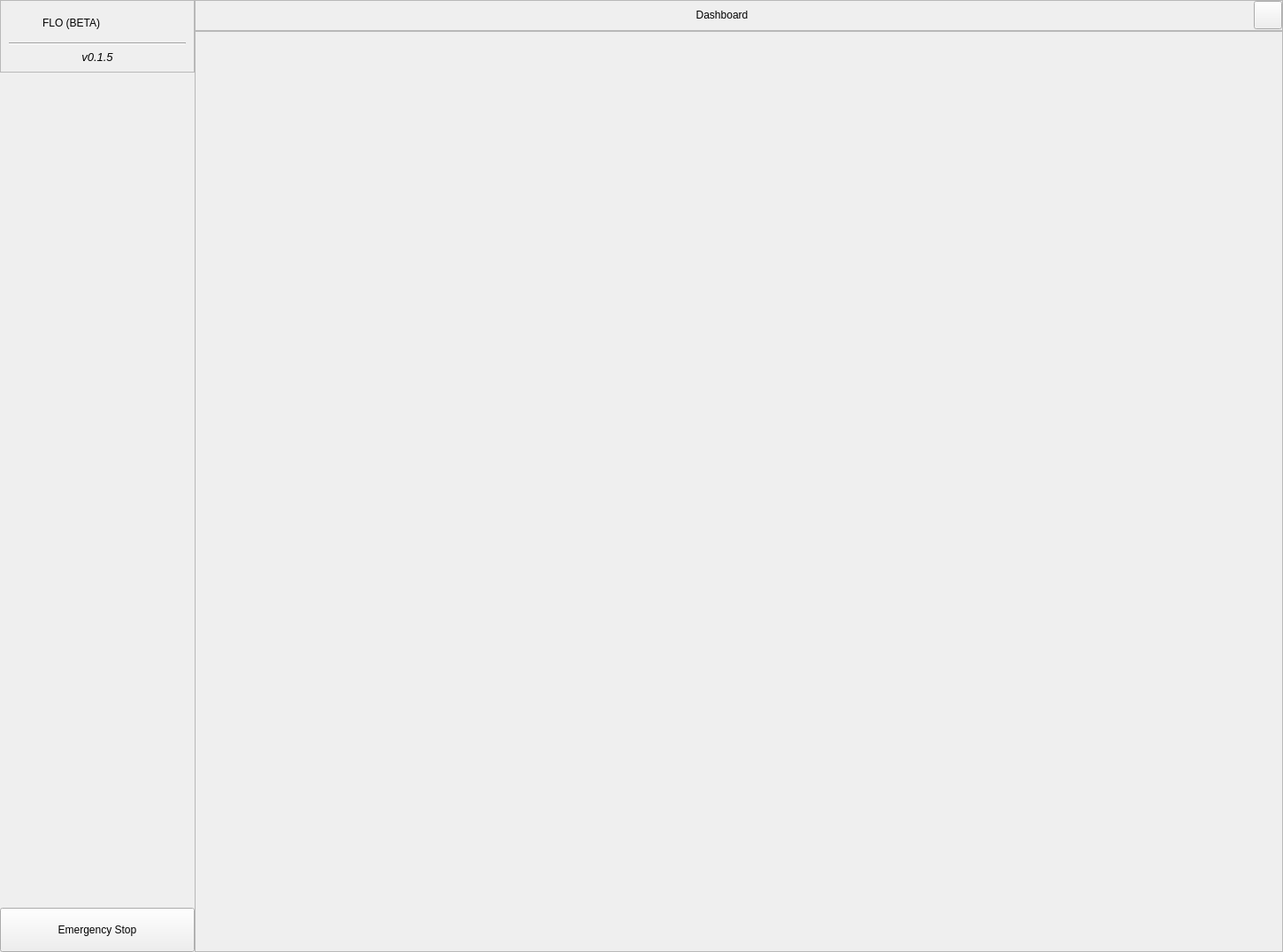
<?xml version="1.0" encoding="UTF-8"?>
<ui version="4.0">
 <class>MainWindow</class>
 <widget class="QMainWindow" name="MainWindow">
  <property name="geometry">
   <rect>
    <x>0</x>
    <y>0</y>
    <width>1450</width>
    <height>1076</height>
   </rect>
  </property>
  <property name="sizePolicy">
   <sizepolicy hsizetype="Preferred" vsizetype="Preferred">
    <horstretch>0</horstretch>
    <verstretch>0</verstretch>
   </sizepolicy>
  </property>
  <property name="windowTitle">
   <string>FLO</string>
  </property>
  <property name="windowIcon">
   <iconset theme="call-stop"/>
  </property>
  <widget class="QWidget" name="centralwidget">
   <layout class="QGridLayout" name="gridLayout_6">
    <property name="leftMargin">
     <number>0</number>
    </property>
    <property name="topMargin">
     <number>0</number>
    </property>
    <property name="rightMargin">
     <number>0</number>
    </property>
    <property name="bottomMargin">
     <number>0</number>
    </property>
    <property name="spacing">
     <number>0</number>
    </property>
    <item row="0" column="1">
     <widget class="QFrame" name="menuBar">
      <property name="minimumSize">
       <size>
        <width>0</width>
        <height>35</height>
       </size>
      </property>
      <property name="maximumSize">
       <size>
        <width>16777215</width>
        <height>35</height>
       </size>
      </property>
      <property name="frameShape">
       <enum>QFrame::StyledPanel</enum>
      </property>
      <property name="frameShadow">
       <enum>QFrame::Raised</enum>
      </property>
      <layout class="QGridLayout" name="gridLayout_39">
       <property name="leftMargin">
        <number>0</number>
       </property>
       <property name="topMargin">
        <number>0</number>
       </property>
       <property name="rightMargin">
        <number>0</number>
       </property>
       <property name="bottomMargin">
        <number>0</number>
       </property>
       <item row="0" column="1">
        <widget class="QToolButton" name="powerButton">
         <property name="minimumSize">
          <size>
           <width>32</width>
           <height>32</height>
          </size>
         </property>
         <property name="focusPolicy">
          <enum>Qt::NoFocus</enum>
         </property>
         <property name="text">
          <string/>
         </property>
         <property name="iconSize">
          <size>
           <width>20</width>
           <height>20</height>
          </size>
         </property>
        </widget>
       </item>
       <item row="0" column="0">
        <widget class="QLabel" name="pageTitle">
         <property name="text">
          <string>Dashboard</string>
         </property>
         <property name="alignment">
          <set>Qt::AlignCenter</set>
         </property>
        </widget>
       </item>
      </layout>
     </widget>
    </item>
    <item row="0" column="0" rowspan="4">
     <widget class="QFrame" name="menuFrame">
      <property name="minimumSize">
       <size>
        <width>220</width>
        <height>0</height>
       </size>
      </property>
      <property name="maximumSize">
       <size>
        <width>220</width>
        <height>16777215</height>
       </size>
      </property>
      <layout class="QGridLayout" name="gridLayout_7">
       <property name="leftMargin">
        <number>0</number>
       </property>
       <property name="topMargin">
        <number>0</number>
       </property>
       <property name="rightMargin">
        <number>0</number>
       </property>
       <property name="bottomMargin">
        <number>0</number>
       </property>
       <property name="spacing">
        <number>0</number>
       </property>
       <item row="4" column="0">
        <widget class="QPushButton" name="emergencyStopButton">
         <property name="sizePolicy">
          <sizepolicy hsizetype="Expanding" vsizetype="Fixed">
           <horstretch>0</horstretch>
           <verstretch>0</verstretch>
          </sizepolicy>
         </property>
         <property name="minimumSize">
          <size>
           <width>0</width>
           <height>50</height>
          </size>
         </property>
         <property name="styleSheet">
          <string notr="true"/>
         </property>
         <property name="text">
          <string>Emergency Stop</string>
         </property>
        </widget>
       </item>
       <item row="2" column="0">
        <layout class="QVBoxLayout" name="menuButtonLayout"/>
       </item>
       <item row="0" column="0" rowspan="2">
        <widget class="QFrame" name="menuTitleBar">
         <property name="frameShape">
          <enum>QFrame::StyledPanel</enum>
         </property>
         <property name="frameShadow">
          <enum>QFrame::Raised</enum>
         </property>
         <layout class="QGridLayout" name="gridLayout_36">
          <item row="2" column="0" colspan="2">
           <widget class="QLabel" name="versionInfo">
            <property name="font">
             <font>
              <pointsize>10</pointsize>
              <italic>true</italic>
             </font>
            </property>
            <property name="text">
             <string>v0.1.5</string>
            </property>
            <property name="alignment">
             <set>Qt::AlignCenter</set>
            </property>
           </widget>
          </item>
          <item row="0" column="1">
           <widget class="QLabel" name="applicationName">
            <property name="text">
             <string>FLO (BETA)</string>
            </property>
           </widget>
          </item>
          <item row="0" column="0">
           <widget class="QLabel" name="applicationIcon">
            <property name="sizePolicy">
             <sizepolicy hsizetype="Fixed" vsizetype="Fixed">
              <horstretch>0</horstretch>
              <verstretch>0</verstretch>
             </sizepolicy>
            </property>
            <property name="minimumSize">
             <size>
              <width>32</width>
              <height>32</height>
             </size>
            </property>
            <property name="maximumSize">
             <size>
              <width>32</width>
              <height>32</height>
             </size>
            </property>
            <property name="text">
             <string/>
            </property>
            <property name="pixmap">
             <pixmap resource="Resources.qrc">:/images/application-icon</pixmap>
            </property>
            <property name="scaledContents">
             <bool>true</bool>
            </property>
           </widget>
          </item>
          <item row="1" column="0" colspan="2">
           <widget class="Line" name="line_10">
            <property name="orientation">
             <enum>Qt::Horizontal</enum>
            </property>
           </widget>
          </item>
         </layout>
        </widget>
       </item>
       <item row="3" column="0">
        <spacer name="verticalSpacer_10">
         <property name="orientation">
          <enum>Qt::Vertical</enum>
         </property>
         <property name="sizeHint" stdset="0">
          <size>
           <width>20</width>
           <height>40</height>
          </size>
         </property>
        </spacer>
       </item>
      </layout>
     </widget>
    </item>
    <item row="1" column="1" rowspan="3">
     <widget class="QFrame" name="PageContainer">
      <property name="frameShape">
       <enum>QFrame::StyledPanel</enum>
      </property>
      <property name="frameShadow">
       <enum>QFrame::Raised</enum>
      </property>
      <layout class="QGridLayout" name="gridLayout_32">
       <property name="leftMargin">
        <number>0</number>
       </property>
       <property name="topMargin">
        <number>0</number>
       </property>
       <property name="rightMargin">
        <number>0</number>
       </property>
       <property name="bottomMargin">
        <number>0</number>
       </property>
       <property name="spacing">
        <number>0</number>
       </property>
      </layout>
     </widget>
    </item>
   </layout>
  </widget>
  <widget class="QMenuBar" name="menubar">
   <property name="geometry">
    <rect>
     <x>0</x>
     <y>0</y>
     <width>1450</width>
     <height>22</height>
    </rect>
   </property>
  </widget>
 </widget>
 <resources>
  <include location="Resources.qrc"/>
 </resources>
 <connections/>
</ui>
